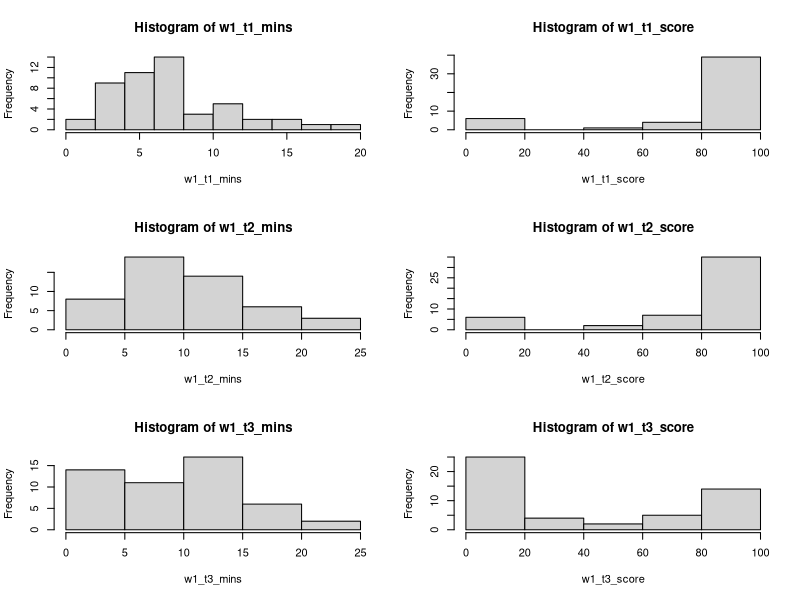
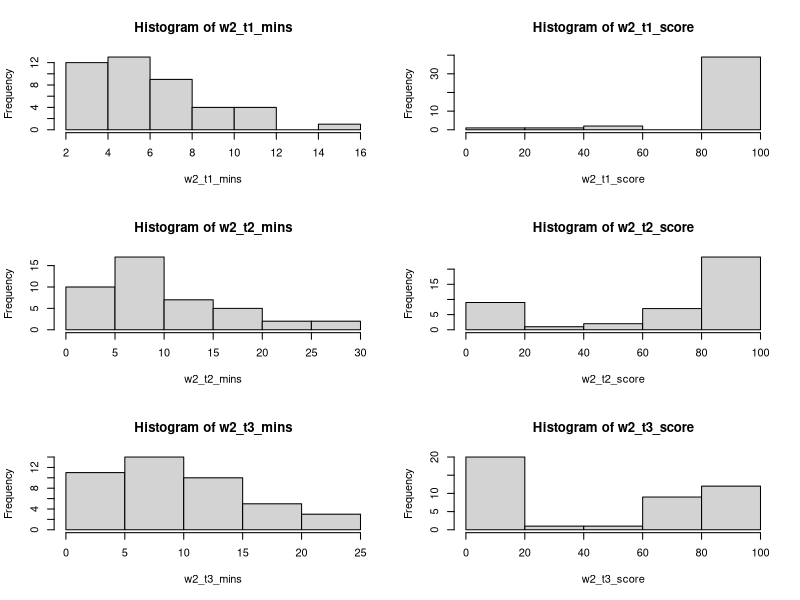
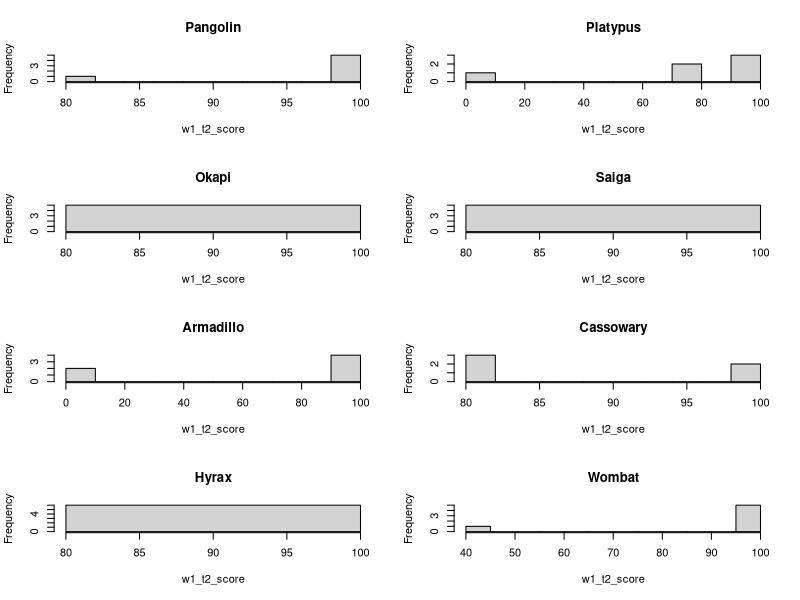
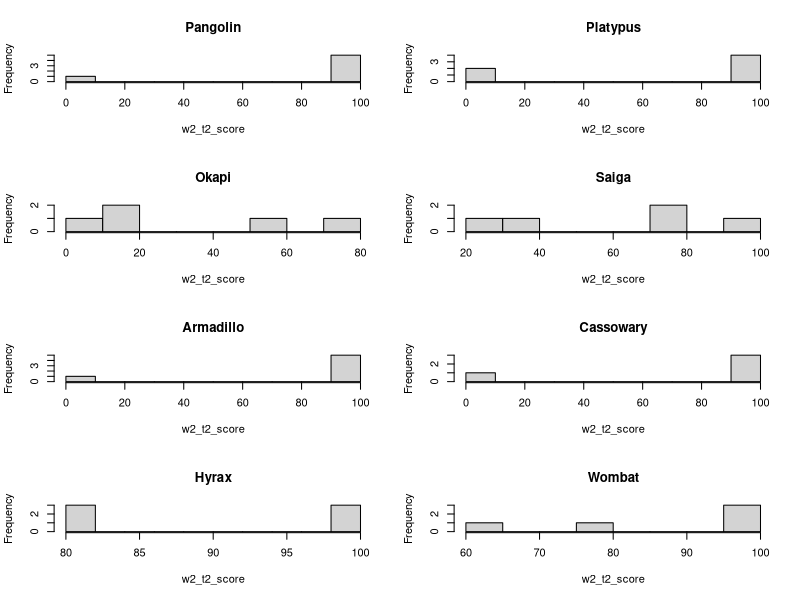
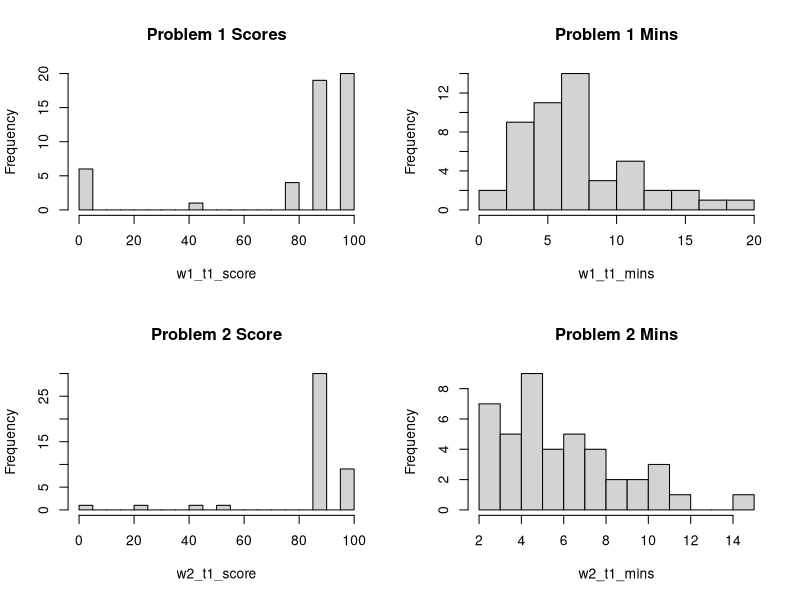
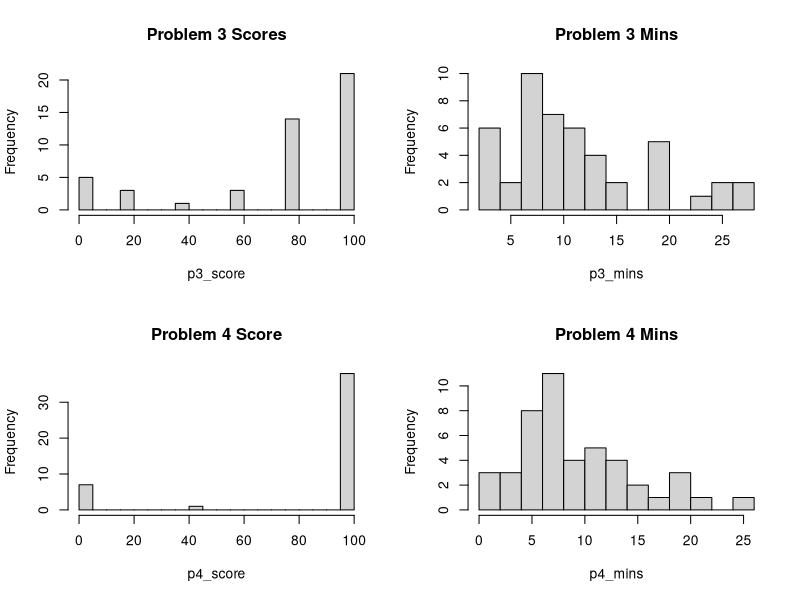
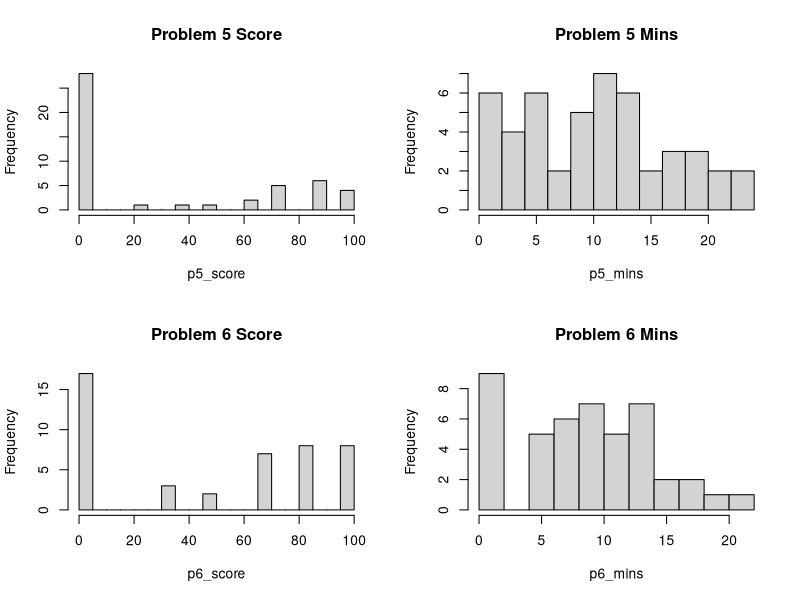

Write R code to recreate these figures, in order. (Note: this script raises an error after producing the figures.)
## ---- chunk 1
knitr::opts_chunk$set(echo = TRUE)
## ---- chunk 2
library(data.table)
library(magrittr)
## ---- chunk 3
d <- read.csv("CodingExperimentFinalResults.csv")
dt <- as.data.table(d)
head(dt)
## ---- chunk 4
names(dt)
## ---- chunk 5
dt[, .('Avg Years Experience' = mean(years_experience)), keyby=control_first]
## ---- chunk 6
dt[, .N, keyby=.(age, control_first)]
## ---- chunk 7
dt[, .N, keyby=test_set_name]
## ---- chunk 8
dt[, .N, keyby=.(team_size, control_first)]
## ---- chunk 9
# Non-compliance
dt[pre_task_treat == 0, .N, keyby=control_first]
## ---- chunk 10
# Placebo non-compliance
dt[pre_task_control == 0, .N, keyby=control_first]
## ---- chunk 11
# Post-treatment attrition
nrow(dt[(week1_attempted==1) & (week2_attempted==0)])
## ---- chunk 12
dt[, .N, keyby=control_first]
## ---- chunk 13
both_attempted = dt[(week1_attempted==1) & (week2_attempted==1)]
both_attempted[, .N, keyby=control_first]
## ---- chunk 14
both_attempted[, .('Average Week 1 Score' = mean(w1_score)), keyby=control_first]
## ---- chunk 15
both_attempted[, .('Average Week 2 Score' = mean(w2_score)), keyby=control_first]
## ---- chunk 16
both_attempted[, control_score := ifelse(control_first==1, w1_score, w2_score)]
both_attempted[, treatment_score := ifelse(control_first==1, w2_score, w1_score)]
both_attempted[, .('Average Control Score' = mean(control_score), 'Average Treatment Score' = mean(treatment_score))]

t.test(both_attempted$control_score, both_attempted$treatment_score)
## ---- chunk 17
both_attempted[, .(
  'Average Control Score' = mean(control_score), 
  'Average Treatment Score' = mean(treatment_score)), 
  keyby=upwork]
## ---- chunk 18
both_attempted[control_first==1, control_time := w1_t1_t2_mins]
both_attempted[control_first==1, treatment_time := w2_t1_t2_mins]
both_attempted[control_first==0, control_time := w2_t1_t2_mins]
both_attempted[control_first==0, treatment_time := w1_t1_t2_mins]
both_attempted[, .('Average Control Time for First 2 Tasks' = mean(control_time), 'Average Treatment Time for First 2 Tasks' = mean(treatment_time))]
## ---- chunk 19
both_attempted[, .('Average Control Time for First 2 Tasks' = mean(control_time), 'Average Treatment Time for First 2 Tasks' = mean(treatment_time)), keyby=control_first]
## ---- chunk 20
dt[week1_attempted == 1, .('Week 1 Score' = mean(w1_score), 'Week 1 Time' = mean(w1_t1_t2_mins)), keyby=control_first]
## ---- chunk 21
dt[week2_attempted==1, .('Week 2 Score' = mean(w2_score), 'Week 2 Time' = mean(w2_t1_t2_mins)), keyby=.(upwork, control_first)]
## ---- chunk 22
dt[week1_attempted == 1, .N, keyby=upwork]
both_attempted[, .N, keyby=upwork]
## ---- chunk 23
par(mfrow=c(3,2))
dt[, hist(w1_t1_mins)]
dt[, hist(w1_t1_score)]
dt[, hist(w1_t2_mins)]
dt[, hist(w1_t2_score)]
dt[, hist(w1_t3_mins)]
dt[, hist(w1_t3_score)]

par(mfrow=c(3, 2))
dt[, hist(w2_t1_mins)]
dt[, hist(w2_t1_score)]
dt[, hist(w2_t2_mins)]
dt[, hist(w2_t2_score)]
dt[, hist(w2_t3_mins)]
dt[, hist(w2_t3_score)]
## ---- chunk 24
par(mfrow=c(4, 2))
for (val in unique(dt$test_set_name)) {
  both_attempted[test_set_name==val, hist(w1_t2_score, breaks = 10, main=val)]
}
## ---- chunk 25
par(mfrow=c(4, 2))
for (val in unique(dt$test_set_name)) {
  both_attempted[test_set_name==val, hist(w2_t2_score, breaks = 10, main=val)]
}
## ---- chunk 26
dt[w1_t2_id == 3, p3_score := w1_t2_score]
dt[w1_t2_id == 3, p3_mins := w1_t2_mins]
dt[w1_t2_id == 4, p3_score := w2_t2_score]
dt[w1_t2_id == 4, p3_mins := w2_t2_mins]
dt[w1_t2_id == 4, p4_score := w1_t2_score]
dt[w1_t2_id == 4, p4_mins := w1_t2_mins]
dt[w1_t2_id == 3, p4_score := w2_t2_score]
dt[w1_t2_id == 3, p4_mins := w2_t2_mins]
dt[w1_t3_id == 5, p5_score := w1_t3_score]
dt[w1_t3_id == 5, p5_mins := w1_t3_mins]
dt[w1_t3_id == 5, p6_score := w2_t3_score]
dt[w1_t3_id == 5, p6_mins := w2_t3_mins]
dt[w1_t3_id == 6, p5_score := w2_t3_score]
dt[w1_t3_id == 6, p5_mins := w2_t3_mins]
dt[w1_t3_id == 6, p6_score := w1_t3_score]
dt[w1_t3_id == 6, p6_mins := w1_t3_mins]
## ---- chunk 27
par(mfrow=c(2, 2))
dt[, hist(w1_t1_score, breaks = 20, main='Problem 1 Scores')]
dt[, hist(w1_t1_mins, breaks = 10, main='Problem 1 Mins')]
dt[, hist(w2_t1_score, breaks = 20, main='Problem 2 Score')]
dt[, hist(w2_t1_mins, breaks = 10, main='Problem 2 Mins')]

par(mfrow=c(2, 2))
dt[, hist(p3_score, breaks = 20, main='Problem 3 Scores')]
dt[, hist(p3_mins, breaks = 10, main='Problem 3 Mins')]
dt[, hist(p4_score, breaks = 20, main='Problem 4 Score')]
dt[, hist(p4_mins, breaks = 10, main='Problem 4 Mins')]

par(mfrow=c(2, 2))
dt[, hist(p5_score, breaks = 20, main='Problem 5 Score')]
dt[, hist(p5_mins, breaks = 10, main='Problem 5 Mins')]
dt[, hist(p6_score, breaks = 20, main='Problem 6 Score')]
dt[, hist(p6_mins, breaks = 10, main='Problem 6 Mins')]
## ---- chunk 28
summary(lm(w1_score ~ control_first + w1_t2_id + upwork + I(upwork * control_first), data = dt[week1_attempted==1]))
## ---- chunk 29
w1 <- dt[week1_attempted==1]
w2 <- dt[week2_attempted==1]

flattened_n <- nrow(w1) + nrow(w2)

flattened_dt <- data.table(
  t1_t2_mins=c(
    w1[, w1_t1_t2_mins],
    w2[, w2_t1_t2_mins]
  ),
  t1_t2_score=c(
    w1[, (w1_t1_score + w1_t2_score) / 2],
    w2[, (w2_t1_score + w2_t2_score) / 2]
  ),
  time=c(
    w1[, w1_total_mins],
    w2[, w2_total_mins]
  ),
  score=c(
    w1[, w1_score],
    w2[, w2_score]
  ),
  t2_id=c(
    w1[, w1_t2_id],
    w2[, w2_t2_id]
  ),
  treat=c(
    w1[, abs(control_first - 1)],
    w2[, control_first]
  ),
  upwork=c(w1[, upwork], w2[, upwork])
)
## ---- chunk 30
head(flattened_dt)
## ---- chunk 31
summary(lm(t1_t2_score ~ treat + upwork + I(treat * upwork), data = flattened_dt))
## ---- chunk 32
both_attempted[control_first == 1, score_diff := w2_score - w1_score]
both_attempted[control_first == 0, score_diff := w1_score - w2_score]
both_attempted[control_first == 1, mins_diff := w2_t1_t2_mins - w1_t1_t2_mins]
both_attempted[control_first == 0, mins_diff := w1_t1_t2_mins - w2_t1_t2_mins]

both_attempted[, mean(score_diff)]
both_attempted[, mean(mins_diff)]
both_attempted[upwork == 0, mean(score_diff)]
both_attempted[upwork == 1, mean(score_diff)]
both_attempted[upwork == 0, mean(mins_diff)]
both_attempted[upwork == 1, mean(mins_diff)]

# Possible spillover?
both_attempted[, mean(score_diff), keyby=control_first]
both_attempted[, mean(mins_diff), keyby=control_first]
## ---- chunk 33
summary(lm(score_diff ~ control_first, data=both_attempted))
## ---- chunk 34
# Calculate the average treatment effect.
ate.hat <- function(dt, outcome, keyby) {
  ate <- dt %>%
    .[ , .(mean_outcome = mean(get(outcome))), keyby=get(keyby)] %>%
    .[ , diff(mean_outcome)]

  return(ate)
}

# Simulate a sharp null distribution.
simulate.sharp.null <- function(n, dt.withZ, outcome) {
  simulate.ate <- function() {
    ate <- dt.withZ %>%
      .[ , .(mean_outcomes = mean(get(outcome))), keyby=sample(Z)] %>%
      .[ , diff(mean_outcomes)]
    return(ate)
  }

  return(replicate(n, simulate.ate()))
}
## ---- chunk 35
both.dist <- simulate.sharp.null(10000, both_attempted[, Z := c(rep(0, .N / 2), rep(1, .N / 2))], "score_diff")
hist(both.dist, breaks = 30)
## ---- chunk 36
length(both.dist[abs(both.dist) > 6.8]) / 10000
## ---- chunk 37
both.mins.dist <- simulate.sharp.null(10000, both_attempted[, Z := c(rep(0, .N / 2), rep(1, .N / 2))], "mins_diff")
hist(both.mins.dist)
## ---- chunk 38
length(both.mins.dist[abs(both.mins.dist) > 0.6222222]) / 10000
## ---- chunk 39
upwork.score.dist <- simulate.sharp.null(10000, both_attempted[upwork == 1, Z := c(rep(0, .N / 2), rep(1, .N / 2))], "score_diff")
hist(upwork.score.dist)
## ---- chunk 40
length(upwork.score.dist[abs(upwork.score.dist) > 10.277]) / 10000
## ---- chunk 41
summary(lm(score_diff ~ upwork + control_first, data = both_attempted))
